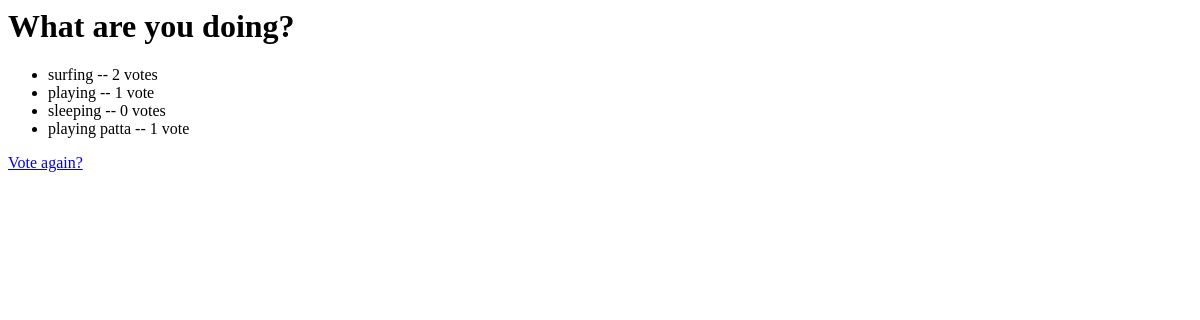
Before: /polls/7/results/ with the older database file.
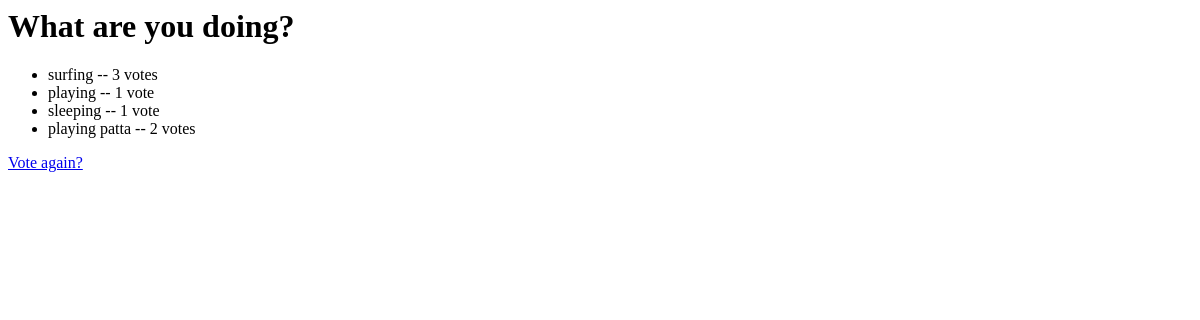
After: the same page with the newer database file.
### polls/models.py (models this page shows, shortened)
class Question(models.Model):
	question_text = models.CharField(max_length=200)
	pub_date = models.DateTimeField('date published')
	status = models.CharField(max_length=1, choices=STATUS_CHOICES, default='p')
	def was_published_recently(self):
		now = timezone.now()
		return now - datetime.timedelta(days=1) <= self.pub_date <= now
	was_published_recently.admin_order_field = 'pub_date'
	was_published_recently.boolean = True
	was_published_recently.short_description = 'Published recently?'

class Choice(models.Model):
	question = models.ForeignKey(Question)
	choice_text = models.CharField(max_length=200)
	votes = models.IntegerField(default=0)

### polls/views.py (the view)
# urls.py: url(r'^(?P<pk>[0-9]+)/results/$', views.ResultsView.as_view(), name='results'),
class ResultsView(generic.DetailView):
	model = Question
	template_name = 'polls/results.html'

### polls/templates/polls/results.html
<h1>{{ question.question_text }}</h1>
<ul>
{% for choice in question.choice_set.all %}
    <li>{{ choice.choice_text }} -- {{ choice.votes }} vote{{ choice.votes|pluralize }}</li>
{% endfor %}
</ul>
<a href="{% url 'polls:detail' question.id %}">Vote again?</a>

Changed rows visible on the page:
changed Choice "surfing": votes "2" → "3"
changed Choice "sleeping": votes "0" → "1"
changed Choice "playing patta": votes "1" → "2"
